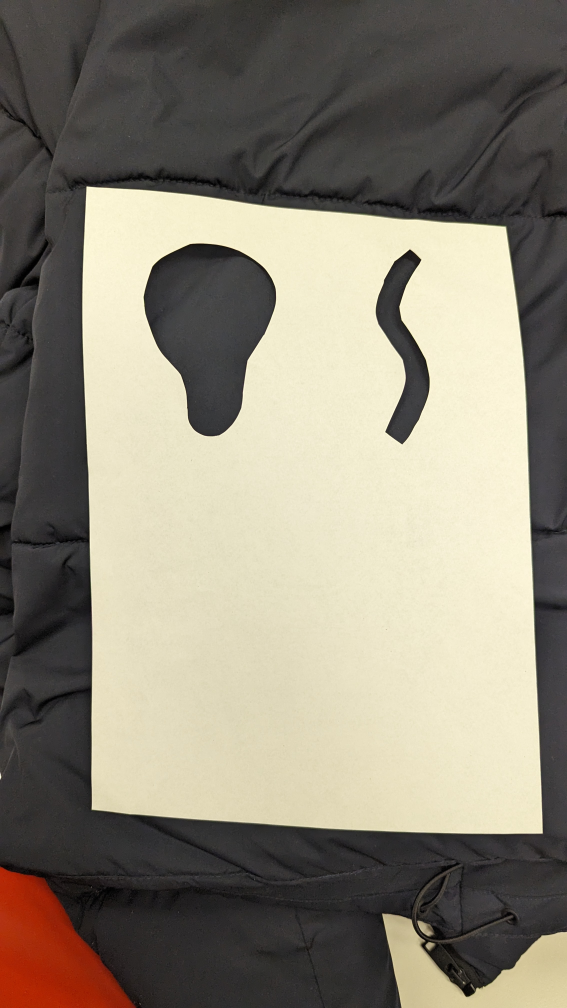
#> input picture lauz/cut.jpg, 2268 x 4032 px (shown at 1/4 size)
$ python contours-lauzhack.py
#> lines starting #> are read from the running program, lines starting #| are printed output that depends on the picture; after the words box and inside, x2 and y2 are one past the last pixel; in counts of white or black regions, pixels touching at a corner belong together
import cv2
import numpy as np
import sys


def img_to_contour_svg(img_path = 'cut.jpg', svg_path = 'path.svg'):

#> called with img_path = 'cut.jpg', svg_path = 'path.svg'
    img = cv2.imread(img_path)
#> img is the input picture: shape (4032, 2268, 3); mean B, G, R 119.2, 133.9, 140.4

    # Grayscale
    gray = cv2.cvtColor(img, cv2.COLOR_BGR2GRAY)
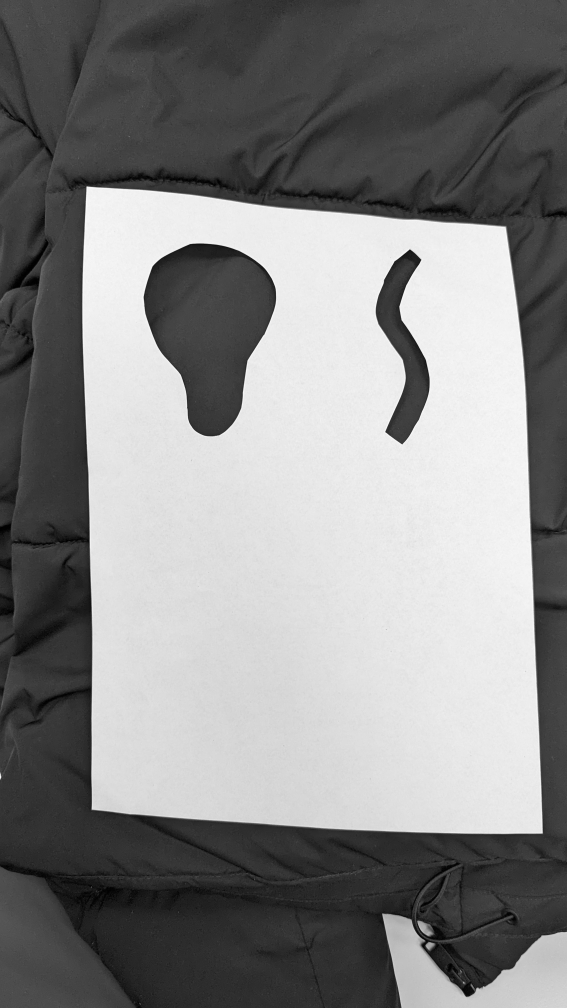
#> gray: shape (4032, 2268) (shown at 1/4 size); min 0, max 254, mean 134.2

    # Find Canny edges
    edged = cv2.Canny(gray, 100, 400)
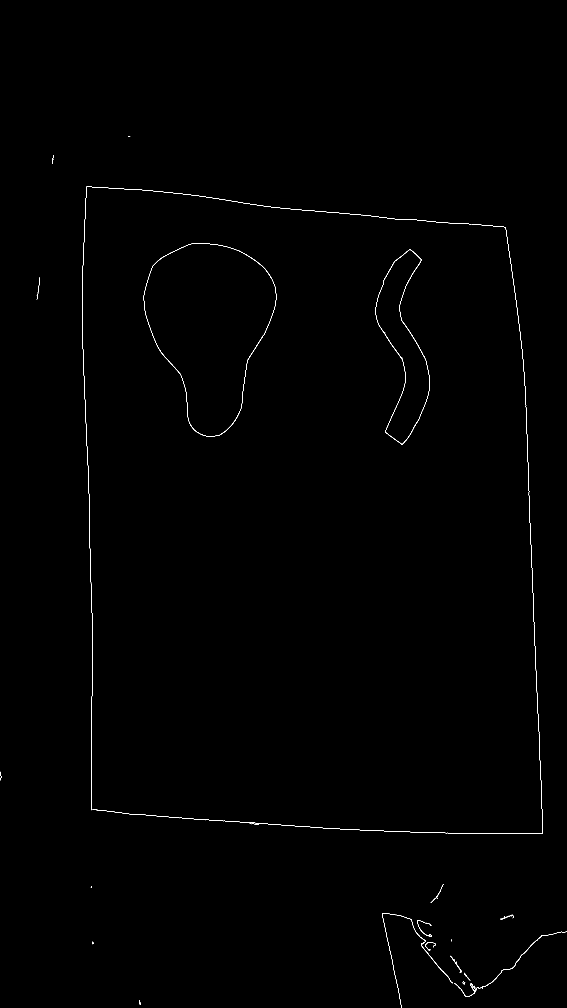
#> edged: shape (4032, 2268) (shown at 1/4 size); 0.17% white in thin lines or dots, all inside (x1, y1, x2, y2) = (0, 544, 2268, 4032)

    contours, hierarchy = cv2.findContours(edged, cv2.RETR_EXTERNAL, cv2.CHAIN_APPROX_NONE)
#> contours = 29 contours, 17 with area under 20; largest, box (x1, y1, x2, y2) and area: (574, 974, 1105, 1746) 269175, (1502, 997, 1719, 1778) 74870, (1817, 3727, 2268, 3988) 253, (1528, 3653, 1812, 4032) 176, (1801, 3823, 1847, 3892) 64

    print(len(contours))
#| 29
    # print(contours)


    # c = max(contours, key=cv2.contourArea) #max contour
    sorted_c = sorted(contours, key=cv2.contourArea, reverse=True)
#> sorted_c has the same summary as contours
    c = sorted_c[0]
#> c = contour of 1882 points, box (x1, y1, x2, y2) (574, 974, 1105, 1746), area 269175
    # c2 = sorted_c[1]
    f = open(svg_path, 'w+')
    f.write('<svg width="'+str(img.shape[1])+'" height="'+str(img.shape[0])+'" xmlns="http://www.w3.org/2000/svg">')
    f.write('<path d="M')

    for con in sorted_c[:2]:
        for i in range(len(con)):
            x, y = con[i][0]
            f.write(str(x)+  ' ' + str(y)+' ')
#> this loop made 2 passes

    f.write('"/>')
    f.write('</svg>')
    f.close()

if __name__ == '__main__':
    if len(sys.argv) != 3:
        img_to_contour_svg()
    else:
        image_path = sys.argv[1]
        svg_path = sys.argv[2]
        img_to_contour_svg(image_path, svg_path)
